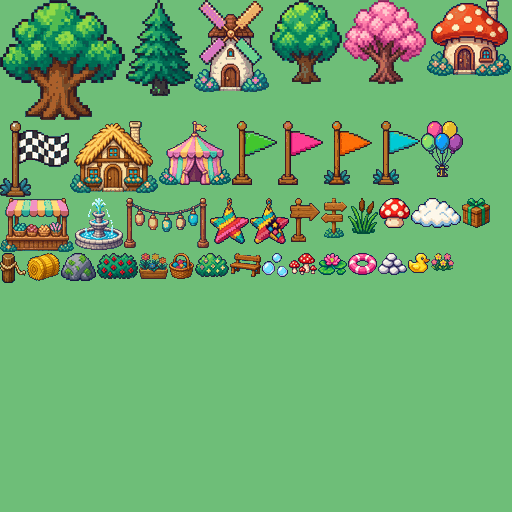
#> input picture copa-arcoiris/docs/qa/props_sheet.png, 1024 x 1024 px, given in place of trees.png, which was not available (shown at 1/2 size)
$ python build_props.py
#> lines starting #> are read from the running program, lines starting #| are printed output that depends on the picture; after the words box and inside, x2 and y2 are one past the last pixel; in counts of white or black regions, pixels touching at a corner belong together; pictures that were not available may be replaced by others from this repository, and a replacement may not be noted
### copa-arcoiris/tools/pixlib.py
"""Pixel pipeline helpers for UNI-SALTA (Phase 2).

AI generated "pixel art" is drawn on an implicit grid whose blocks are not integer sized.
These helpers recover that grid, sample it into real 1:1 pixels, key out the background,
snap to a palette and slice frames, so the result behaves like a hand made sprite.
"""
import numpy as np
from PIL import Image
from scipy import ndimage as ndi

OUTLINE = (30, 19, 48)  # #1E1330 deep plum


def load_rgb(path):
    return np.array(Image.open(path).convert("RGB")).astype(np.int16)


def bg_color(a):
    h, w, _ = a.shape
#> h = 1024; w = 1024
    corners = np.array([a[2, 2], a[2, w - 3], a[h - 3, 2], a[h - 3, w - 3]])
#> corners = [[110, 190, 120], [110, 190, 120], [110, 190, 120], [110, 190, 120]]
    return np.median(corners, axis=0)


def key_background(a, tol=70, flood=True, bg=None):
    """Boolean mask of the subject (True) using border-connected background flooding."""
    bg = bg_color(a) if bg is None else bg
#> bg = [110, 190, 120]
    close = np.abs(a - bg).sum(2) < tol
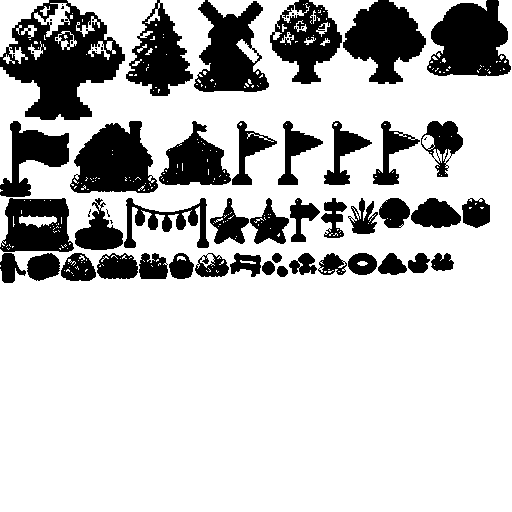
#> close: shape (1024, 1024) bool (shown at 1/2 size); 76.9% white; 65 black regions (17 under 20 px), largest, box (x1, y1, x2, y2) and area: (0, 0, 250, 240) 30956, (854, 0, 1022, 152) 18728, (140, 242, 316, 386) 17364
    if not flood:
        return ~close
    lab, n = ndi.label(close)
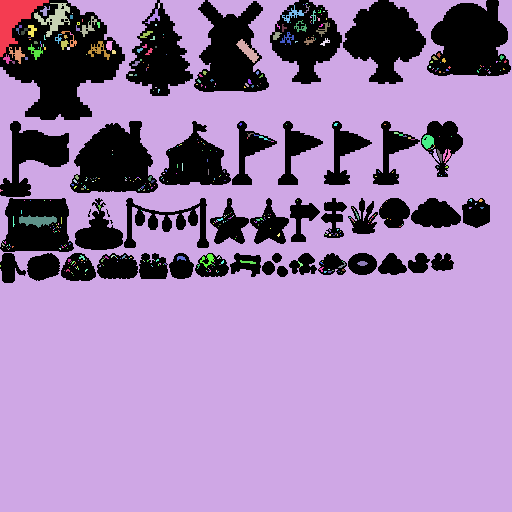
#> lab: shape (1024, 1024) int32 (shown at 1/2 size); 501 distinct labels, from 0 to 500; one colour per label, 0 black
#> n = 500
    border = set(np.unique(np.concatenate([lab[0], lab[-1], lab[:, 0], lab[:, -1]]))) - {0}
#> border = 4 items
    bgmask = np.isin(lab, list(border))
#> bgmask: shape (1024, 1024) bool; 75.3% white; 45 black regions, largest, box (x1, y1, x2, y2) and area: (0, 0, 250, 240) 36952, (854, 0, 1022, 152) 19208, (140, 242, 316, 386) 17868
    return ~bgmask


# [100 lines left out: functions _phase_peak, detect_grid, to_logical, make_palette, snap, components_by_columns, not called in this run]


def crop_alpha(arr):
    ys, xs = np.where(arr[..., 3] > 0)
    return arr[ys.min():ys.max() + 1, xs.min():xs.max() + 1], (xs.min(), ys.min())


# [70 lines left out: functions place, save_png, sheet, resample_clean, despeckle, _srgb_to_lab, not called in this run]


def hex_rgb(h):
    return tuple(int(h[i:i + 2], 16) for i in (1, 3, 5))


# [20 lines left out: functions master_palette, snap_lab, not called in this run]


def remove_small(arr, min_px=6):
    """Remove connected opaque islands smaller than min_px (8-connectivity), keeping the biggest."""
    al = arr[..., 3] > 0
    lab, n = ndi.label(al, structure=np.ones((3, 3)))
    if n <= 1:
        return arr
    sizes = ndi.sum(al, lab, range(1, n + 1))
    keep = np.zeros(n + 1, bool)
    keep[1:] = sizes >= min_px
    keep[1 + int(np.argmax(sizes))] = True
    out = arr.copy()
    out[~keep[lab]] = 0
    return out


# [11 lines left out: function add_outline, not called in this run]

### copa-arcoiris/tools/build_props.py
#!/usr/bin/env python3
"""M7: scenery props. Cuts the 5 AI kit sheets (art-src/higgsfield/props/*.png, 2 rows x 4 columns),
scales each prop to a fixed height in game pixels, snaps to the master palette and packs a Phaser atlas:
public/assets/props/props.png + props.json (frame name = prop name, bottom centre is the ground contact point)."""
import json, os, sys
import numpy as np
from PIL import Image
from scipy import ndimage as ndi

sys.path.insert(0, os.path.dirname(os.path.abspath(__file__)))
import pixlib as pl

ROOT = os.path.dirname(os.path.dirname(os.path.abspath(__file__)))
SRC = os.path.join(ROOT, "art-src/higgsfield/props")
OUT = os.path.join(ROOT, "public/assets/props")

# kit -> [(name, target height in game px)] in reading order
KITS = {
    "trees": [("oak", 120), ("tree_round", 84), ("fir", 96), ("blossom", 84), ("bush_flower", 24), ("hedge_berry", 26), ("flowers", 18), ("mushrooms", 22)],
    "houses": [("house_mush", 76), ("house_thatch", 72), ("windmill", 92), ("fountain", 52), ("stall", 54), ("tent", 64), ("signpost", 40), ("lanterns", 50)],
    "race": [("flag_finish", 76), ("pole_green", 64), ("pole_pink", 64), ("pole_orange", 64), ("pole_cyan", 64), ("balloons", 56), ("sign_arrow", 44), ("planter", 26)],
    "events": [("pinata", 46), ("pinata_open", 46), ("bumper", 30), ("cloud", 30), ("hay", 28), ("crate", 30), ("basket", 26), ("bench", 24)],
    "water": [("lily", 22), ("rock", 28), ("reeds", 36), ("duck", 20), ("ring", 22), ("dock", 30), ("bubbles", 24), ("pebbles", 22)],
}


def cut(kit):
    a = pl.load_rgb(os.path.join(SRC, f"{kit}.png"))
    fg = pl.key_background(a, tol=90)
    # background pockets enclosed by the subject (stall opening) are punched out too
    near = np.abs(a - pl.bg_color(a)).sum(2) < 40
#> near: shape (1024, 1024) bool; 75.6% white; 45 black regions, largest, box (x1, y1, x2, y2) and area: (0, 0, 250, 240) 36952, (854, 0, 1022, 152) 18728, (140, 242, 316, 386) 17956
    pl_lab, pn = ndi.label(near)
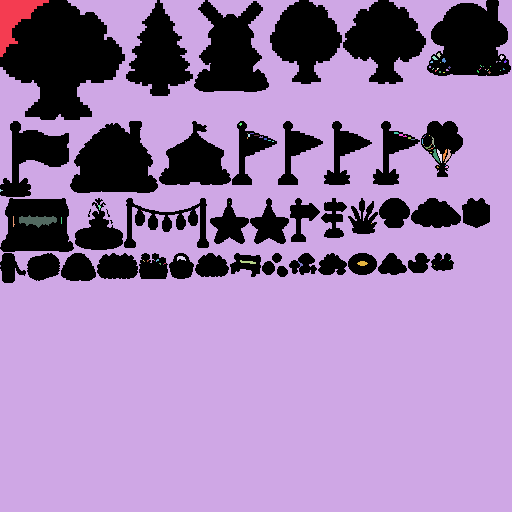
#> pl_lab: shape (1024, 1024) int32 (shown at 1/2 size); 101 distinct labels, from 0 to 100; one colour per label, 0 black
#> pn = 100
    sizes = ndi.sum(near, pl_lab, range(1, pn + 1))
#> sizes = 100 values, max 784592 at index 1, min 4 at index 10, mean 7926.7
    for i, sz in enumerate(sizes, 1):
        if sz > 400:
            fg[pl_lab == i] = False
#> this loop made 100 passes
#> sz on passes 1 to 12: 4656, 784592, 48, 52, 56, 56, 24, 20, 12, 8, 4, 4
    fg = ndi.binary_opening(fg, iterations=1)
#> fg: shape (1024, 1024) bool; 24.4% white; 46 white regions (4 under 20 px), largest, box (x1, y1, x2, y2) and area: (0, 0, 250, 240) 36867, (854, 0, 1022, 152) 19113, (140, 242, 316, 386) 17747
    lab, n = ndi.label(fg, structure=np.ones((3, 3)))
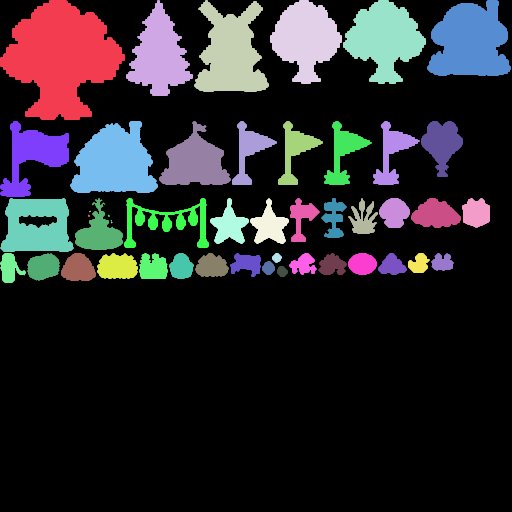
#> lab: shape (1024, 1024) int32 (shown at 1/2 size); 47 distinct labels, from 0 to 46; one colour per label, 0 black
#> n = 46
    h, w = fg.shape
#> h = 1024; w = 1024
    cells = {}
    objs = ndi.find_objects(lab)
#> objs = 46 items
    for i, sl in enumerate(objs, 1):
        area = (lab[sl] == i).sum()
        if area < 400:
            continue
        cy = (sl[0].start + sl[0].stop) / 2; cx = (sl[1].start + sl[1].stop) / 2
        col = min(3, int(cx / (w / 4))); row = min(1, int(cy / (h / 2)))
        cells.setdefault(row * 4 + col, []).append(i)
#> this loop made 46 passes
#> (area, cy, cx, col, row) on passes 1 to 12: (36867, 120, 125, 0, 0), (13886, 96, 319, 1, 0), (17533, 92, 463, 1, 0), (15047, 84, 612, 2, 0), (16606, 84, 769, 3, 0), (19113, 76, 938, 3, 0), (9639, 318, 69, 0, 0), (17747, 314, 228, 0, 0), (10414, 306, 390, 1, 0), (4087, 306, 509, 1, 0), (4064, 306, 601, 2, 0), (4491, 306, 696, 2, 0)
#> area on passes 38, 46: 280, 364
#> after the loop, cells = {0: [1, 7, 8, 15, 16], 1: [2, 3, 9, 10, 17, 18], 2: [4, 11, 12, 19, 20, 21, 22], 3: [5, 6, 13, 14, 23, 24, 25], 4: [30, 31, 32, 33], 5: [34, 35, 36, 37], 6: [39, 40, 41, 45], 7: [42, 43, 44]}
    out = []
    for idx in range(8):
        ids = cells.get(idx, [])
        if not ids:
            raise SystemExit(f"{kit}: cell {idx} empty")
        m = np.isin(lab, ids)
        ys, xs = np.where(m)
        y0, y1, x0, x1 = ys.min(), ys.max() + 1, xs.min(), xs.max() + 1
        rgb = a[y0:y1, x0:x1].astype(np.uint8).copy()
        mm = m[y0:y1, x0:x1]
        # fill background pixels with the nearest subject colour so resampling never bleeds cyan
        idxs = ndi.distance_transform_edt(~mm, return_distances=False, return_indices=True)
        rgb = rgb[idxs[0], idxs[1]]
        out.append((rgb, mm))
#> this loop made 8 passes
#> (ids, y0, y1, x0, x1) on passes 1 to 8: ([1, 7, 8, 15, 16], 0, 504, 0, 316), ([2, 3, 9, 10, 17, 18], 0, 496, 248, 554), ([4, 11, 12, 19, 20, 21, 22], 0, 488, 500, 756), ([5, 6, 13, 14, 23, 24, 25], 0, 456, 686, 1022), ([30, 31, 32, 33], 506, 566, 0, 276), ([34, 35, 36, 37], 506, 558, 278, 522), ([39, 40, 41, 45], 506, 550, 524, 754), ([42, 43, 44], 506, 550, 756, 908)
#> pass 1, in cut, `rgb = rgb[idxs[0], idxs[1]]`:
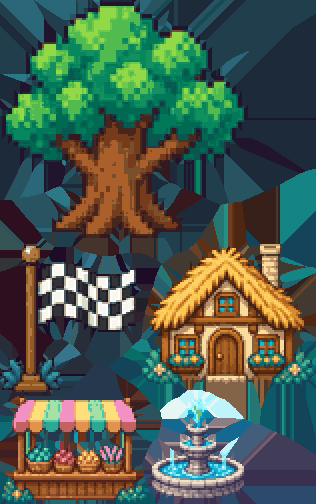
#> rgb: shape (504, 316, 3); mean R, G, B 74, 91.1, 79.2
#> after the loop:
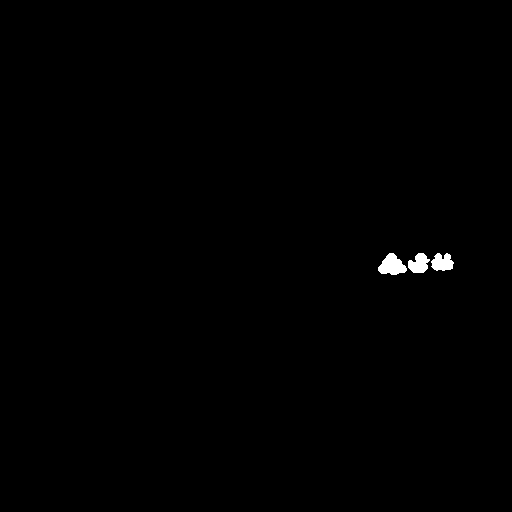
#> m: shape (1024, 1024) bool (shown at 1/2 size); 0.38% white; 3 white regions, box (x1, y1, x2, y2) and area: (756, 506, 814, 550) 1609, (816, 506, 860, 546) 1178, (862, 506, 908, 542) 1178
#> after the loop, out = 8 items
    return out


def scale(rgb, mm, height):
    s = height / rgb.shape[0]
    nw, nh = max(1, round(rgb.shape[1] * s)), height
    img = Image.fromarray(rgb).resize((nw, nh), Image.LANCZOS)
    al = Image.fromarray((mm * 255).astype(np.uint8)).resize((nw, nh), Image.BOX)
    arr = np.zeros((nh, nw, 4), np.uint8)
    arr[..., :3] = np.array(img)
    arr[..., 3] = np.where(np.array(al) >= 128, 255, 0)
    return arr


def quant(arr, k):
    """Limit a prop to k colours (median cut on the opaque pixels), keeping the outline colour exact."""
    al = arr[..., 3] > 0
    im = Image.fromarray(arr[..., :3]).quantize(colors=k, method=Image.MEDIANCUT, dither=Image.NONE).convert("RGB")
    out = arr.copy()
    out[..., :3] = np.array(im)
    out[~al] = 0
    return out


def build():
    sprites = {}
    for kit, items in KITS.items():
        parts = cut(kit)
#> parts = 8 items
        for (name, hgt), (rgb, mm) in zip(items, parts):
            arr = scale(rgb, mm, hgt)
            arr = quant(arr, 32)
            arr = pl.remove_small(arr, 4)
            sprites[name] = arr
#> this loop made 8 passes
#> (name, hgt, s in scale, nw in scale, nh in scale, n in remove_small, sizes in remove_small) on passes 1 to 5: ('oak', 120, 0.238, 75, 120, 4, [2096, 1218, 1010, 283]), ('tree_round', 84, 0.169, 52, 84, 6, [403, 510, 309, 122, 175, 104]), ('fir', 96, 0.197, 50, 96, 7, [573, 152, 169, 140, 88, 91, 88]), ('blossom', 84, 0.184, 62, 84, 5, [567, 653, 150, 181, 323]), ('bush_flower', 24, 0.4, 110, 24, 3, [295, 444, 1036])
#> pass 1, in quant, `al = arr[..., 3] > 0`:
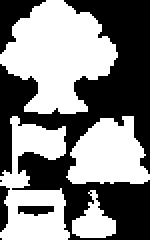
#> al: shape (120, 75) bool (shown 2 times larger); 51.2% white; 6 black regions (2 under 20 px), largest, box (x1, y1, x2, y2) and area: (0, 0, 75, 120) 3983, (0, 0, 23, 27) 261, (0, 93, 5, 116) 78, (9, 103, 27, 108) 69
#> after the loop, sprites = 8 items
    return sprites


def pack(sprites):
    order = sorted(sprites, key=lambda n: -sprites[n].shape[0])
    W = 512
    x = y = rowh = 0
    pos = {}
    for n in order:
        h, w = sprites[n].shape[:2]
        if x + w + 1 > W:
            x, y, rowh = 0, y + rowh + 1, 0
        pos[n] = (x, y, w, h)
        x += w + 1; rowh = max(rowh, h)
    H = y + rowh
    H = 1 << (H - 1).bit_length()
    atlas = np.zeros((H, W, 4), np.uint8)
    frames = {}
    for n, (px, py, w, h) in pos.items():
        atlas[py:py + h, px:px + w] = sprites[n]
        frames[n] = {"frame": {"x": px, "y": py, "w": w, "h": h}, "rotated": False, "trimmed": False,
                     "spriteSourceSize": {"x": 0, "y": 0, "w": w, "h": h}, "sourceSize": {"w": w, "h": h}}
    os.makedirs(OUT, exist_ok=True)
    Image.fromarray(atlas).save(os.path.join(OUT, "props.png"), optimize=True)
    json.dump({"frames": frames, "meta": {"image": "props.png", "size": {"w": W, "h": H}, "scale": "1"}}, open(os.path.join(OUT, "props.json"), "w"), indent=1)
    # contact sheet for QA
    qa = os.path.join(ROOT, "docs/qa/props_sheet.png")
    sheet = Image.new("RGBA", (W * 2, H * 2), (110, 190, 120, 255))
    sheet.alpha_composite(Image.fromarray(atlas).resize((W * 2, H * 2), Image.NEAREST))
    sheet.save(qa)
    print("props", len(pos), "atlas", W, "x", H)


if __name__ == "__main__":
#> (the run stopped early here; a loop or call above may not have finished)
